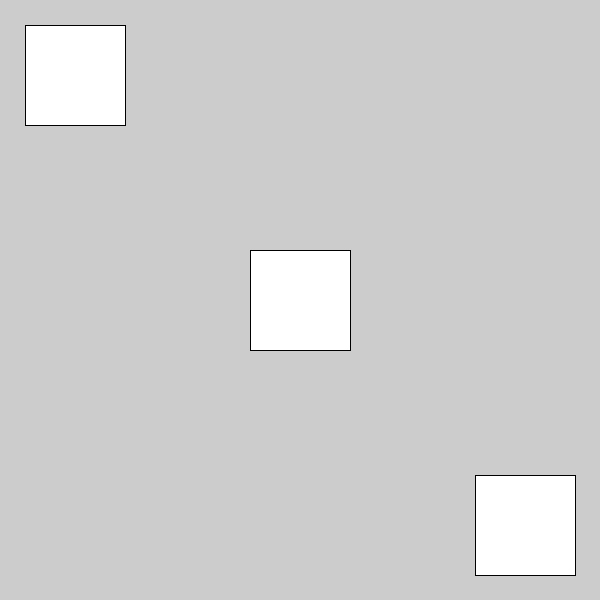
Frame 1 (no input)
Frame 60 (the mouse pressed at the canvas centre just before this capture): identical to frame 1, image omitted
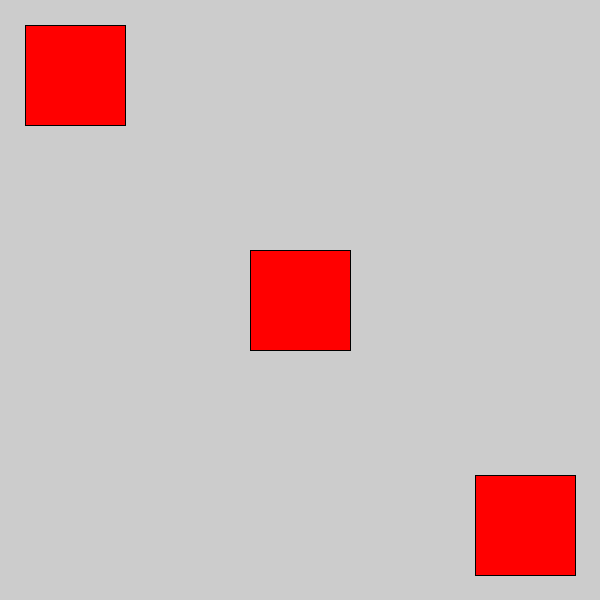
Frame 120 (the mouse held since frame 60 and released just before this capture)

The Processing sketch that drew these frames (run headless with seeded random() and noise(); from frame 60 on, the mouse is pressed at the canvas centre):

// Processing sketch: processing_112365
// ── processing_112365.pde

void setup() {
  size(600,600);
 rectMode(CENTER);
  
}

void draw() {

  rect(width/2,height/2,100,100);
  rect(width/8,height/8,100,100);
  rect(7*width/8,7*height/8,100,100);
  
  if(mousePressed == true){
    fill(255,0,0);
  }else{
    fill(255);
  }
  
  
}
